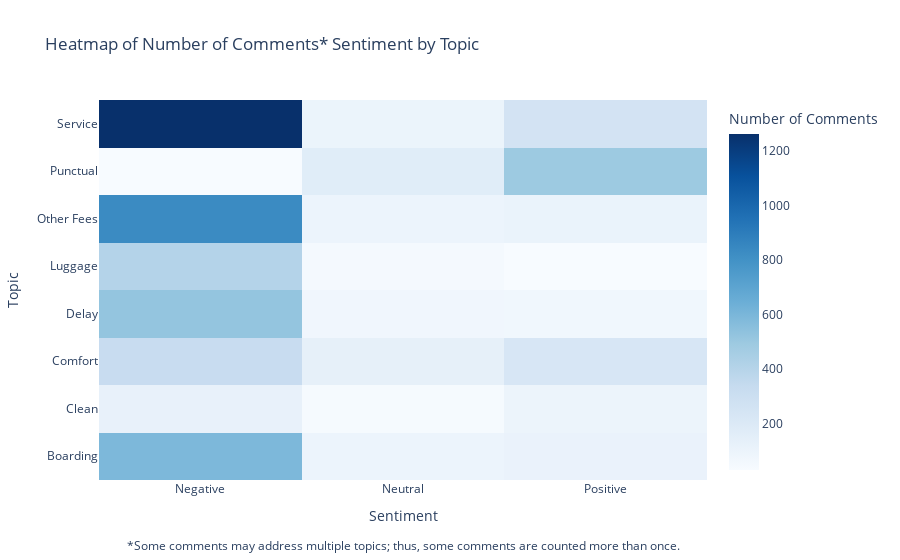

The notebook cell this image was saved under:
### Markdown cell above
### Heatmap of Sentiment by Topic

This heatmap visualizes the distribution of comments by sentiment across various topics. The chart provides a clear depiction of how frequently each sentiment is associated with different topics.

### Code cell
fig = create_heatmap_visualization(long_df, note)
fig.show()

### Figure 1 — Plotly figure (JSON) as saved in the notebook; plotly's stock layout.template omitted (floating-point values rounded to 4 significant figures)
{"data": [{"coloraxis": "coloraxis", "histfunc": "sum", "hovertemplate": "Sentiment=%{x}<br>Topic=%{y}<br>sum of Number of Comments=%{z}<extra></extra>", "name": "", "type": "histogram2d", "x": ["Negative", "Neutral", "Positive", "Negative", "Neutral", "Positive", "Negative", "Neutral", "Positive", "Negative", "Neutral", "Positive", "Negative", "Neutral", "Positive", "Negative", "Neutral", "Positive", "Negative", "Neutral", "Positive", "Negative", "Neutral", "Positive"], "xaxis": "x", "xbingroup": "x", "y": ["Boarding", "Boarding", "Boarding", "Clean", "Clean", "Clean", "Comfort", "Comfort", "Comfort", "Delay", "Delay", "Delay", "Luggage", "Luggage", "Luggage", "Other Fees", "Other Fees", "Other Fees", "Punctual", "Punctual", "Punctual", "Service", "Service", "Service"], "yaxis": "y", "ybingroup": "y", "z": [590, 95, 111, 121, 41, 98, 324, 135, 231, 521, 75, 72, 406, 46, 29, 833, 94, 107, 32, 168, 494, 1262, 101, 256]}], "layout": {"annotations": [{"font": {"size": 12}, "showarrow": false, "text": "*Some comments may address multiple topics; thus, some comments are counted more than once.", "x": 0.5, "xref": "paper", "y": -0.2, "yref": "paper"}], "coloraxis": {"colorbar": {"title": {"text": "Number of Comments"}}, "colorscale": [[0, "rgb(247,251,255)"], [0.125, "rgb(222,235,247)"], [0.25, "rgb(198,219,239)"], [0.375, "rgb(158,202,225)"], [0.5, "rgb(107,174,214)"], [0.625, "rgb(66,146,198)"], [0.75, "rgb(33,113,181)"], [0.875, "rgb(8,81,156)"], [1, "rgb(8,48,107)"]]}, "legend": {"tracegroupgap": 0}, "title": {"text": "Heatmap of Number of Comments* Sentiment by Topic"}, "xaxis": {"anchor": "y", "domain": [0, 1], "title": {"text": "Sentiment"}}, "yaxis": {"anchor": "x", "domain": [0, 1], "title": {"text": "Topic"}}}}
